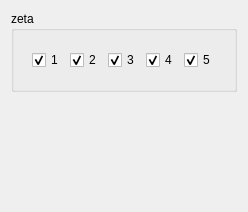
                  <widget class="QWidget" name="tab_11">
                   <attribute name="title">
                    <string>zeta</string>
                   </attribute>
                   <layout class="QVBoxLayout" name="verticalLayout_54">
                    <item>
                     <widget class="QGroupBox" name="groupBox_28">
                      <property name="minimumSize">
                       <size>
                        <width>0</width>
                        <height>60</height>
                       </size>
                      </property>
                      <property name="title">
                       <string>zeta</string>
                      </property>
                      <layout class="QHBoxLayout" name="horizontalLayout_23">
                       <item>
                        <widget class="QFrame" name="frame_41">
                         <property name="minimumSize">
                          <size>
                           <width>0</width>
                           <height>40</height>
                          </size>
                         </property>
                         <property name="maximumSize">
                          <size>
                           <width>16777215</width>
                           <height>40</height>
                          </size>
                         </property>
                         <property name="frameShape">
                          <enum>QFrame::NoFrame</enum>
                         </property>
                         <property name="frameShadow">
                          <enum>QFrame::Raised</enum>
                         </property>
                         <property name="lineWidth">
                          <number>0</number>
                         </property>
                         <layout class="QHBoxLayout" name="horizontalLayout_70">
                          <item>
                           <widget class="QCheckBox" name="FormActionsComboPDOSz1">
                            <property name="text">
                             <string>1</string>
                            </property>
                            <property name="checked">
                             <bool>true</bool>
                            </property>
                           </widget>
                          </item>
                          <item>
                           <widget class="QCheckBox" name="FormActionsComboPDOSz2">
                            <property name="text">
                             <string>2</string>
                            </property>
                            <property name="checked">
                             <bool>true</bool>
                            </property>
                           </widget>
                          </item>
                          <item>
                           <widget class="QCheckBox" name="FormActionsComboPDOSz3">
                            <property name="text">
                             <string>3</string>
                            </property>
                            <property name="checked">
                             <bool>true</bool>
                            </property>
                           </widget>
                          </item>
                          <item>
                           <widget class="QCheckBox" name="FormActionsComboPDOSz4">
                            <property name="text">
                             <string>4</string>
                            </property>
                            <property name="checked">
                             <bool>true</bool>
                            </property>
                           </widget>
                          </item>
                          <item>
                           <widget class="QCheckBox" name="FormActionsComboPDOSz5">
                            <property name="text">
                             <string>5</string>
                            </property>
                            <property name="checked">
                             <bool>true</bool>
                            </property>
                           </widget>
                          </item>
                         </layout>
                        </widget>
                       </item>
                      </layout>
                     </widget>
                    </item>
                    <item>
                     <spacer name="verticalSpacer_17">
                      <property name="orientation">
                       <enum>Qt::Vertical</enum>
                      </property>
                      <property name="sizeHint" stdset="0">
                       <size>
                        <width>20</width>
                        <height>109</height>
                       </size>
                      </property>
                     </spacer>
                    </item>
                   </layout>
                  </widget>
